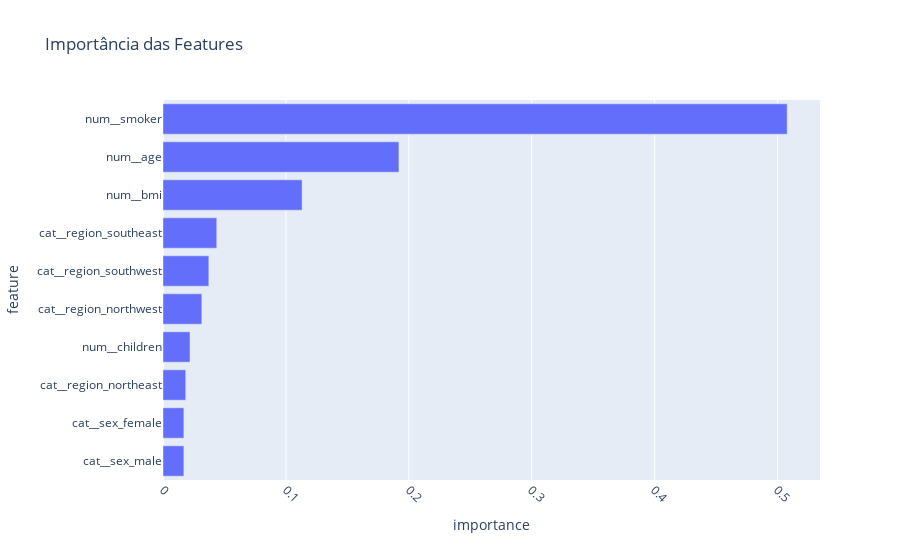

Source (notebook cell):
### Code cell
# Criar o gráfico de barras com a importância das features
fig = px.bar(
    importance_df,
    x='importance',
    y='feature',
    title='Importância das Features',
    orientation='h'
) 

fig.update_xaxes(tickangle=45)
fig.show()

### Figure 1 — Plotly figure (JSON) as saved in the notebook; plotly's stock layout.template omitted (floating-point values rounded to 4 significant figures)
{"data": [{"hovertemplate": "importance=%{x}<br>feature=%{y}<extra></extra>", "legendgroup": "", "marker": {"color": "#636efa", "pattern": {"shape": ""}}, "name": "", "orientation": "h", "showlegend": false, "textposition": "auto", "type": "bar", "x": [0.017, 0.017, 0.01852, 0.02196, 0.0316, 0.03728, 0.04373, 0.1132, 0.1919, 0.5078], "xaxis": "x", "y": ["cat__sex_male", "cat__sex_female", "cat__region_northeast", "num__children", "cat__region_northwest", "cat__region_southwest", "cat__region_southeast", "num__bmi", "num__age", "num__smoker"], "yaxis": "y"}], "layout": {"barmode": "relative", "legend": {"tracegroupgap": 0}, "title": {"text": "Importância das Features"}, "xaxis": {"anchor": "y", "domain": [0, 1], "tickangle": 45, "title": {"text": "importance"}}, "yaxis": {"anchor": "x", "domain": [0, 1], "title": {"text": "feature"}}}}
